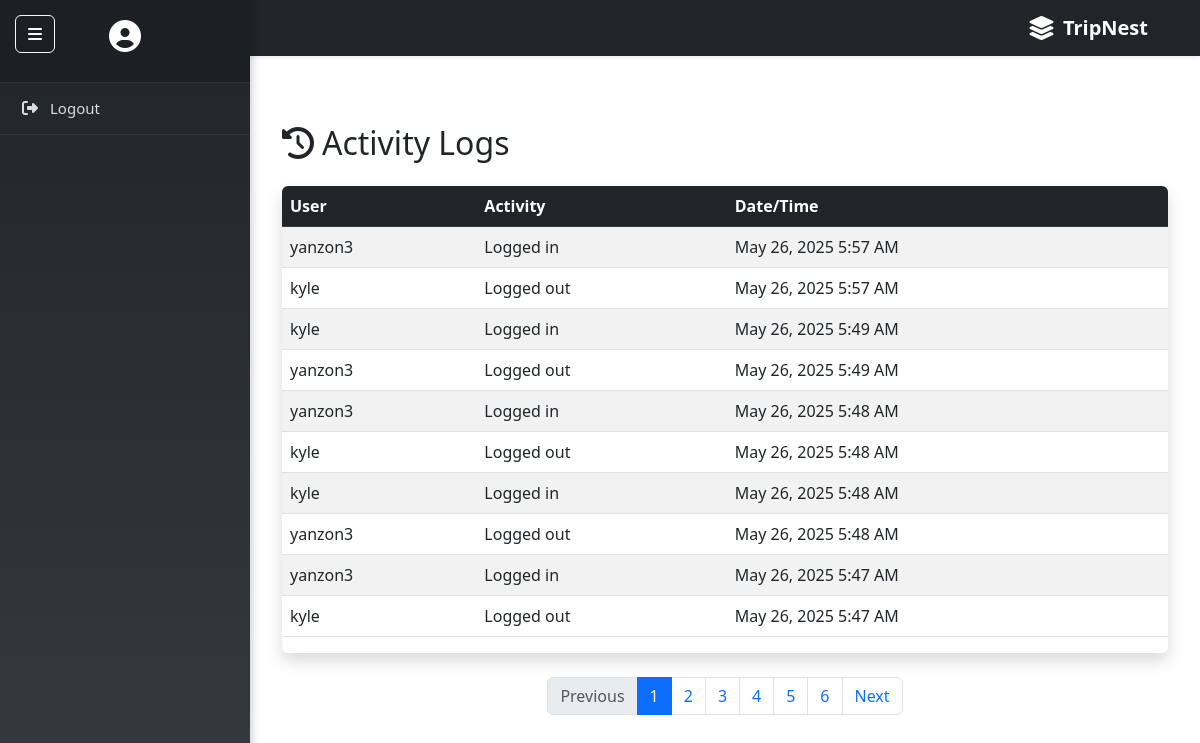
/CLIENT/activity_logs.php, run on the app's committed database.
### tables this page shows
CREATE TABLE `activity_log` (
  `id` int(11) NOT NULL,
  `user_id` int(11) NOT NULL,
  `activity` text NOT NULL,
  `created_at` timestamp NOT NULL DEFAULT current_timestamp()
);

CREATE TABLE `users` (
  `id` int(11) NOT NULL,
  `username` varchar(20) NOT NULL,
  `email` varchar(25) NOT NULL,
  `phone` varchar(20) DEFAULT NULL,
  `address` varchar(35) DEFAULT NULL,
  `password` varchar(25) NOT NULL,
  `role` enum('admin','user') DEFAULT 'user',
  `created_at` timestamp NOT NULL DEFAULT current_timestamp()
);

### CLIENT/activity_logs.php (the view, shortened to what this page needs)
<?php
include 'includes/config.php';
include 'includes/navbar.php';
include 'includes/sidebar.php';
$limit = 10;
$page = isset($_GET['page']) && is_numeric($_GET['page']) ? (int)$_GET['page'] : 1;
$offset = ($page - 1) * $limit;
$totalSql = "SELECT COUNT(*) AS total FROM activity_log";
$totalResult = $conn->query($totalSql);
$totalRows = $totalResult->fetch_assoc()['total'];
$totalPages = ceil($totalRows / $limit);
$sql = "SELECT a.*, u.username FROM activity_log a JOIN users u ON a.user_id = u.id ORDER BY a.created_at DESC LIMIT $limit OFFSET $offset";
$result = $conn->query($sql);
?>
<div id="main-content">
  <div class="container py-5">
    <h2 class="mb-4"><i class="fas fa-history me-2"></i>Activity Logs</h2>
    <div class="table-responsive shadow rounded">
      <table class="table table-striped table-hover align-middle">
        <thead class="table-dark">
          <tr>
            <th>User</th>
            <th>Activity</th>
            <th>Date/Time</th>
          </tr>
        </thead>
        <tbody>
          <?php if ($result->num_rows > 0): ?>
            <?php while ($row = $result->fetch_assoc()): ?>
              <tr>
                <td><?= htmlspecialchars($row['username']) ?></td>
                <td><?= htmlspecialchars($row['activity']) ?></td>
                <td><?= date('F j, Y g:i A', strtotime($row['created_at'])) ?></td>
              </tr>
            <?php endwhile; ?>
          <?php else: ?>
            <tr><td colspan="3" class="text-center text-muted">No activity logs found.</td></tr>
          <?php endif; ?>
        </tbody>
      </table>
    </div>
    <?php if ($totalPages > 1): ?>
      <nav aria-label="Page navigation example">
        <ul class="pagination justify-content-center mt-4">
          <li class="page-item <?= ($page <= 1) ? 'disabled' : '' ?>">
            <a class="page-link" href="?page=<?= $page - 1 ?>" tabindex="-1" aria-disabled="<?= ($page <= 1) ? 'true' : 'false' ?>">Previous</a>
          </li>
          <?php for ($i = 1; $i <= $totalPages; $i++): ?>
            <li class="page-item <?= ($i == $page) ? 'active' : '' ?>">
              <a class="page-link" href="?page=<?= $i ?>"><?= $i ?></a>
            </li>
          <?php endfor; ?>
          <li class="page-item <?= ($page >= $totalPages) ? 'disabled' : '' ?>">
            <a class="page-link" href="?page=<?= $page + 1 ?>">Next</a>
          </li>
        </ul>
      </nav>
    <?php endif; ?>
  </div>
</div>

### CLIENT/includes/sidebar.php (style rules this page uses)
#main-content { margin-left: 250px; transition: all 0.3s ease; padding: 20px; }

### data on the page
activity_log: user.username "yanzon3", activity "Logged in", created_at "May 26, 2025 5:57 AM"
activity_log: user.username "kyle", activity "Logged out", created_at "May 26, 2025 5:57 AM"
activity_log: user.username "kyle", activity "Logged in", created_at "May 26, 2025 5:49 AM"
activity_log: user.username "yanzon3", activity "Logged out", created_at "May 26, 2025 5:49 AM"
activity_log: user.username "yanzon3", activity "Logged in", created_at "May 26, 2025 5:48 AM"
activity_log: user.username "kyle", activity "Logged out", created_at "May 26, 2025 5:48 AM"
activity_log: user.username "kyle", activity "Logged in", created_at "May 26, 2025 5:48 AM"
activity_log: user.username "yanzon3", activity "Logged out", created_at "May 26, 2025 5:48 AM"
activity_log: user.username "yanzon3", activity "Logged in", created_at "May 26, 2025 5:47 AM"
activity_log: user.username "kyle", activity "Logged out", created_at "May 26, 2025 5:47 AM"
